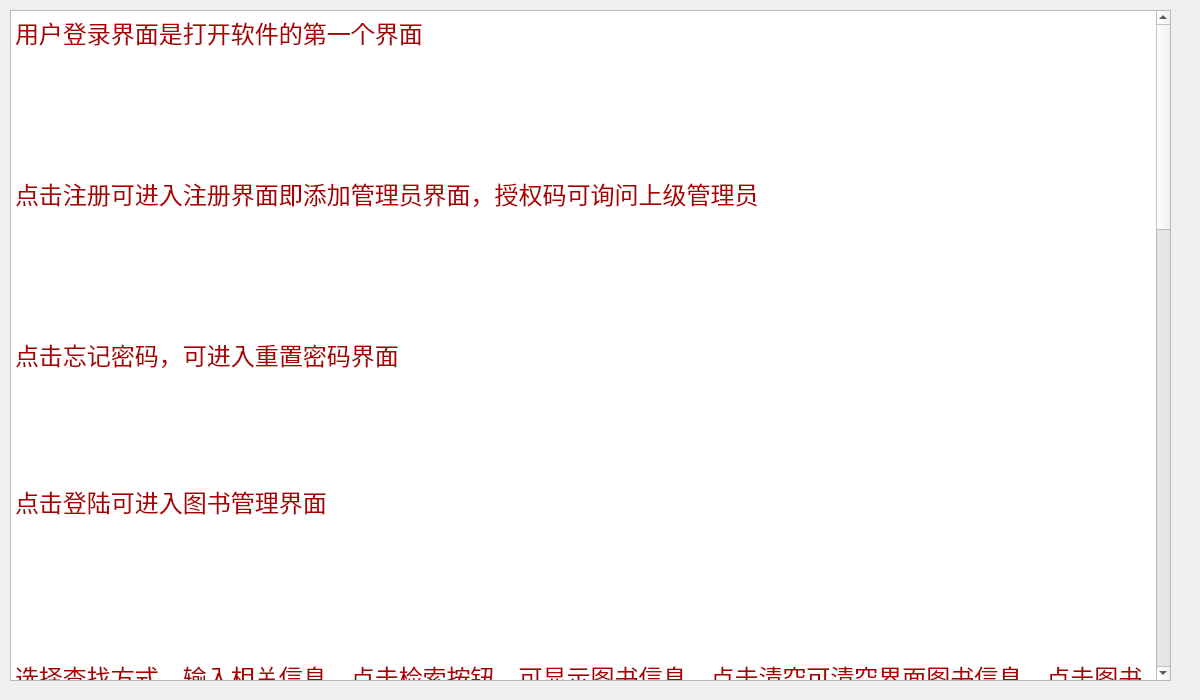
<?xml version="1.0" encoding="UTF-8"?>
<ui version="4.0">
 <class>helptxt</class>
 <widget class="QDialog" name="helptxt">
  <property name="geometry">
   <rect>
    <x>0</x>
    <y>0</y>
    <width>1200</width>
    <height>700</height>
   </rect>
  </property>
  <property name="windowTitle">
   <string>Dialog</string>
  </property>
  <widget class="QTextBrowser" name="textBrowser">
   <property name="geometry">
    <rect>
     <x>10</x>
     <y>10</y>
     <width>1161</width>
     <height>671</height>
    </rect>
   </property>
   <property name="html">
    <string>&lt;!DOCTYPE HTML PUBLIC &quot;-//W3C//DTD HTML 4.0//EN&quot; &quot;http://www.w3.org/TR/REC-html40/strict.dtd&quot;&gt;
&lt;html&gt;&lt;head&gt;&lt;meta name=&quot;qrichtext&quot; content=&quot;1&quot; /&gt;&lt;style type=&quot;text/css&quot;&gt;
p, li { white-space: pre-wrap; }
&lt;/style&gt;&lt;/head&gt;&lt;body style=&quot; font-family:'SimSun'; font-size:9pt; font-weight:400; font-style:normal;&quot;&gt;
&lt;p style=&quot; margin-top:0px; margin-bottom:0px; margin-left:0px; margin-right:0px; -qt-block-indent:0; text-indent:0px;&quot;&gt;&lt;span style=&quot; font-size:18pt; color:#aa0000;&quot;&gt;用户登录界面是打开软件的第一个界面 &lt;/span&gt;&lt;/p&gt;
&lt;p style=&quot;-qt-paragraph-type:empty; margin-top:0px; margin-bottom:0px; margin-left:0px; margin-right:0px; -qt-block-indent:0; text-indent:0px; font-size:18pt; color:#aa0000;&quot;&gt;&lt;br /&gt;&lt;/p&gt;
&lt;p style=&quot;-qt-paragraph-type:empty; margin-top:0px; margin-bottom:0px; margin-left:0px; margin-right:0px; -qt-block-indent:0; text-indent:0px; font-size:18pt; color:#aa0000;&quot;&gt;&lt;br /&gt;&lt;/p&gt;
&lt;p style=&quot; margin-top:0px; margin-bottom:0px; margin-left:0px; margin-right:0px; -qt-block-indent:0; text-indent:0px;&quot;&gt;&lt;img src=&quot;:/image/pictures/主界面.PNG&quot; /&gt;&lt;/p&gt;
&lt;p style=&quot;-qt-paragraph-type:empty; margin-top:0px; margin-bottom:0px; margin-left:0px; margin-right:0px; -qt-block-indent:0; text-indent:0px;&quot;&gt;&lt;br /&gt;&lt;/p&gt;
&lt;p style=&quot;-qt-paragraph-type:empty; margin-top:0px; margin-bottom:0px; margin-left:0px; margin-right:0px; -qt-block-indent:0; text-indent:0px;&quot;&gt;&lt;br /&gt;&lt;/p&gt;
&lt;p style=&quot;-qt-paragraph-type:empty; margin-top:0px; margin-bottom:0px; margin-left:0px; margin-right:0px; -qt-block-indent:0; text-indent:0px; font-size:18pt; color:#aa0000;&quot;&gt;&lt;br /&gt;&lt;/p&gt;
&lt;p style=&quot; margin-top:0px; margin-bottom:0px; margin-left:0px; margin-right:0px; -qt-block-indent:0; text-indent:0px;&quot;&gt;&lt;span style=&quot; font-size:18pt; color:#aa0000;&quot;&gt;点击注册可进入注册界面即添加管理员界面，授权码可询问上级管理员&lt;/span&gt;&lt;/p&gt;
&lt;p style=&quot;-qt-paragraph-type:empty; margin-top:0px; margin-bottom:0px; margin-left:0px; margin-right:0px; -qt-block-indent:0; text-indent:0px; font-size:18pt; color:#aa0000;&quot;&gt;&lt;br /&gt;&lt;/p&gt;
&lt;p style=&quot;-qt-paragraph-type:empty; margin-top:0px; margin-bottom:0px; margin-left:0px; margin-right:0px; -qt-block-indent:0; text-indent:0px; font-size:18pt; color:#aa0000;&quot;&gt;&lt;br /&gt;&lt;/p&gt;
&lt;p style=&quot; margin-top:0px; margin-bottom:0px; margin-left:0px; margin-right:0px; -qt-block-indent:0; text-indent:0px;&quot;&gt;&lt;img src=&quot;:/image/pictures/注册界面.PNG&quot; /&gt;&lt;/p&gt;
&lt;p style=&quot;-qt-paragraph-type:empty; margin-top:0px; margin-bottom:0px; margin-left:0px; margin-right:0px; -qt-block-indent:0; text-indent:0px;&quot;&gt;&lt;br /&gt;&lt;/p&gt;
&lt;p style=&quot;-qt-paragraph-type:empty; margin-top:0px; margin-bottom:0px; margin-left:0px; margin-right:0px; -qt-block-indent:0; text-indent:0px;&quot;&gt;&lt;br /&gt;&lt;/p&gt;
&lt;p style=&quot;-qt-paragraph-type:empty; margin-top:0px; margin-bottom:0px; margin-left:0px; margin-right:0px; -qt-block-indent:0; text-indent:0px; font-size:18pt; color:#aa0000;&quot;&gt;&lt;br /&gt;&lt;/p&gt;
&lt;p style=&quot; margin-top:0px; margin-bottom:0px; margin-left:0px; margin-right:0px; -qt-block-indent:0; text-indent:0px;&quot;&gt;&lt;span style=&quot; font-size:18pt; color:#aa0000;&quot;&gt;点击忘记密码，可进入重置密码界面&lt;/span&gt;&lt;/p&gt;
&lt;p style=&quot;-qt-paragraph-type:empty; margin-top:0px; margin-bottom:0px; margin-left:0px; margin-right:0px; -qt-block-indent:0; text-indent:0px; font-size:18pt; color:#aa0000;&quot;&gt;&lt;br /&gt;&lt;/p&gt;
&lt;p style=&quot;-qt-paragraph-type:empty; margin-top:0px; margin-bottom:0px; margin-left:0px; margin-right:0px; -qt-block-indent:0; text-indent:0px; font-size:18pt; color:#aa0000;&quot;&gt;&lt;br /&gt;&lt;/p&gt;
&lt;p style=&quot; margin-top:0px; margin-bottom:0px; margin-left:0px; margin-right:0px; -qt-block-indent:0; text-indent:0px;&quot;&gt;&lt;img src=&quot;:/image/pictures/忘记密码界面.PNG&quot; /&gt;&lt;/p&gt;
&lt;p style=&quot;-qt-paragraph-type:empty; margin-top:0px; margin-bottom:0px; margin-left:0px; margin-right:0px; -qt-block-indent:0; text-indent:0px;&quot;&gt;&lt;br /&gt;&lt;/p&gt;
&lt;p style=&quot;-qt-paragraph-type:empty; margin-top:0px; margin-bottom:0px; margin-left:0px; margin-right:0px; -qt-block-indent:0; text-indent:0px;&quot;&gt;&lt;br /&gt;&lt;/p&gt;
&lt;p style=&quot;-qt-paragraph-type:empty; margin-top:0px; margin-bottom:0px; margin-left:0px; margin-right:0px; -qt-block-indent:0; text-indent:0px;&quot;&gt;&lt;br /&gt;&lt;/p&gt;
&lt;p style=&quot; margin-top:0px; margin-bottom:0px; margin-left:0px; margin-right:0px; -qt-block-indent:0; text-indent:0px;&quot;&gt;&lt;span style=&quot; font-size:18pt; color:#aa0000;&quot;&gt;点击登陆可进入图书管理界面&lt;/span&gt;&lt;/p&gt;
&lt;p style=&quot;-qt-paragraph-type:empty; margin-top:0px; margin-bottom:0px; margin-left:0px; margin-right:0px; -qt-block-indent:0; text-indent:0px; font-size:18pt; color:#aa0000;&quot;&gt;&lt;br /&gt;&lt;/p&gt;
&lt;p style=&quot;-qt-paragraph-type:empty; margin-top:0px; margin-bottom:0px; margin-left:0px; margin-right:0px; -qt-block-indent:0; text-indent:0px; font-size:18pt; color:#aa0000;&quot;&gt;&lt;br /&gt;&lt;/p&gt;
&lt;p style=&quot; margin-top:0px; margin-bottom:0px; margin-left:0px; margin-right:0px; -qt-block-indent:0; text-indent:0px;&quot;&gt;&lt;img src=&quot;:/image/pictures/系统界面.PNG&quot; /&gt;&lt;/p&gt;
&lt;p style=&quot;-qt-paragraph-type:empty; margin-top:0px; margin-bottom:0px; margin-left:0px; margin-right:0px; -qt-block-indent:0; text-indent:0px; font-size:18pt; color:#aa0000;&quot;&gt;&lt;br /&gt;&lt;/p&gt;
&lt;p style=&quot;-qt-paragraph-type:empty; margin-top:0px; margin-bottom:0px; margin-left:0px; margin-right:0px; -qt-block-indent:0; text-indent:0px;&quot;&gt;&lt;br /&gt;&lt;/p&gt;
&lt;p style=&quot;-qt-paragraph-type:empty; margin-top:0px; margin-bottom:0px; margin-left:0px; margin-right:0px; -qt-block-indent:0; text-indent:0px; font-size:18pt; color:#aa0000;&quot;&gt;&lt;br /&gt;&lt;/p&gt;
&lt;p style=&quot; margin-top:0px; margin-bottom:0px; margin-left:0px; margin-right:0px; -qt-block-indent:0; text-indent:0px;&quot;&gt;&lt;span style=&quot; font-size:18pt; color:#aa0000;&quot;&gt;选择查找方式，输入相关信息，点击检索按钮，可显示图书信息，点击清空可清空界面图书信息，点击图书进行选定，按ctrl可多选，点击借阅按钮可跳转到借阅界面进行借阅，点击续借/归还按钮，可跳转到还书界面，进行图书的归还和续借&lt;/span&gt;&lt;/p&gt;
&lt;p style=&quot;-qt-paragraph-type:empty; margin-top:0px; margin-bottom:0px; margin-left:0px; margin-right:0px; -qt-block-indent:0; text-indent:0px; font-size:18pt; color:#aa0000;&quot;&gt;&lt;br /&gt;&lt;/p&gt;
&lt;p style=&quot;-qt-paragraph-type:empty; margin-top:0px; margin-bottom:0px; margin-left:0px; margin-right:0px; -qt-block-indent:0; text-indent:0px; font-size:18pt; color:#aa0000;&quot;&gt;&lt;br /&gt;&lt;/p&gt;
&lt;p style=&quot;-qt-paragraph-type:empty; margin-top:0px; margin-bottom:0px; margin-left:0px; margin-right:0px; -qt-block-indent:0; text-indent:0px; font-size:18pt; color:#aa0000;&quot;&gt;&lt;br /&gt;&lt;/p&gt;
&lt;p style=&quot;-qt-paragraph-type:empty; margin-top:0px; margin-bottom:0px; margin-left:0px; margin-right:0px; -qt-block-indent:0; text-indent:0px; font-size:18pt; color:#aa0000;&quot;&gt;&lt;br /&gt;&lt;/p&gt;
&lt;p style=&quot; margin-top:0px; margin-bottom:0px; margin-left:0px; margin-right:0px; -qt-block-indent:0; text-indent:0px;&quot;&gt;&lt;img src=&quot;:/image/pictures/借阅界面.PNG&quot; /&gt;&lt;/p&gt;
&lt;p style=&quot;-qt-paragraph-type:empty; margin-top:0px; margin-bottom:0px; margin-left:0px; margin-right:0px; -qt-block-indent:0; text-indent:0px;&quot;&gt;&lt;br /&gt;&lt;/p&gt;
&lt;p style=&quot;-qt-paragraph-type:empty; margin-top:0px; margin-bottom:0px; margin-left:0px; margin-right:0px; -qt-block-indent:0; text-indent:0px;&quot;&gt;&lt;br /&gt;&lt;/p&gt;
&lt;p style=&quot;-qt-paragraph-type:empty; margin-top:0px; margin-bottom:0px; margin-left:0px; margin-right:0px; -qt-block-indent:0; text-indent:0px;&quot;&gt;&lt;br /&gt;&lt;/p&gt;
&lt;p style=&quot;-qt-paragraph-type:empty; margin-top:0px; margin-bottom:0px; margin-left:0px; margin-right:0px; -qt-block-indent:0; text-indent:0px;&quot;&gt;&lt;br /&gt;&lt;/p&gt;
&lt;p style=&quot;-qt-paragraph-type:empty; margin-top:0px; margin-bottom:0px; margin-left:0px; margin-right:0px; -qt-block-indent:0; text-indent:0px;&quot;&gt;&lt;br /&gt;&lt;/p&gt;
&lt;p style=&quot;-qt-paragraph-type:empty; margin-top:0px; margin-bottom:0px; margin-left:0px; margin-right:0px; -qt-block-indent:0; text-indent:0px;&quot;&gt;&lt;br /&gt;&lt;/p&gt;
&lt;p style=&quot;-qt-paragraph-type:empty; margin-top:0px; margin-bottom:0px; margin-left:0px; margin-right:0px; -qt-block-indent:0; text-indent:0px;&quot;&gt;&lt;br /&gt;&lt;/p&gt;
&lt;p style=&quot; margin-top:0px; margin-bottom:0px; margin-left:0px; margin-right:0px; -qt-block-indent:0; text-indent:0px;&quot;&gt;&lt;img src=&quot;:/image/pictures/借阅成功.PNG&quot; /&gt;&lt;/p&gt;
&lt;p style=&quot;-qt-paragraph-type:empty; margin-top:0px; margin-bottom:0px; margin-left:0px; margin-right:0px; -qt-block-indent:0; text-indent:0px;&quot;&gt;&lt;br /&gt;&lt;/p&gt;
&lt;p style=&quot;-qt-paragraph-type:empty; margin-top:0px; margin-bottom:0px; margin-left:0px; margin-right:0px; -qt-block-indent:0; text-indent:0px;&quot;&gt;&lt;br /&gt;&lt;/p&gt;
&lt;p style=&quot;-qt-paragraph-type:empty; margin-top:0px; margin-bottom:0px; margin-left:0px; margin-right:0px; -qt-block-indent:0; text-indent:0px;&quot;&gt;&lt;br /&gt;&lt;/p&gt;
&lt;p style=&quot;-qt-paragraph-type:empty; margin-top:0px; margin-bottom:0px; margin-left:0px; margin-right:0px; -qt-block-indent:0; text-indent:0px;&quot;&gt;&lt;br /&gt;&lt;/p&gt;
&lt;p style=&quot;-qt-paragraph-type:empty; margin-top:0px; margin-bottom:0px; margin-left:0px; margin-right:0px; -qt-block-indent:0; text-indent:0px;&quot;&gt;&lt;br /&gt;&lt;/p&gt;
&lt;p style=&quot;-qt-paragraph-type:empty; margin-top:0px; margin-bottom:0px; margin-left:0px; margin-right:0px; -qt-block-indent:0; text-indent:0px;&quot;&gt;&lt;br /&gt;&lt;/p&gt;
&lt;p style=&quot;-qt-paragraph-type:empty; margin-top:0px; margin-bottom:0px; margin-left:0px; margin-right:0px; -qt-block-indent:0; text-indent:0px;&quot;&gt;&lt;br /&gt;&lt;/p&gt;
&lt;p style=&quot;-qt-paragraph-type:empty; margin-top:0px; margin-bottom:0px; margin-left:0px; margin-right:0px; -qt-block-indent:0; text-indent:0px;&quot;&gt;&lt;br /&gt;&lt;/p&gt;
&lt;p style=&quot; margin-top:0px; margin-bottom:0px; margin-left:0px; margin-right:0px; -qt-block-indent:0; text-indent:0px;&quot;&gt;&lt;img src=&quot;:/image/pictures/归还界面.PNG&quot; /&gt;&lt;/p&gt;
&lt;p style=&quot;-qt-paragraph-type:empty; margin-top:0px; margin-bottom:0px; margin-left:0px; margin-right:0px; -qt-block-indent:0; text-indent:0px;&quot;&gt;&lt;br /&gt;&lt;/p&gt;
&lt;p style=&quot;-qt-paragraph-type:empty; margin-top:0px; margin-bottom:0px; margin-left:0px; margin-right:0px; -qt-block-indent:0; text-indent:0px;&quot;&gt;&lt;br /&gt;&lt;/p&gt;
&lt;p style=&quot;-qt-paragraph-type:empty; margin-top:0px; margin-bottom:0px; margin-left:0px; margin-right:0px; -qt-block-indent:0; text-indent:0px;&quot;&gt;&lt;br /&gt;&lt;/p&gt;
&lt;p style=&quot;-qt-paragraph-type:empty; margin-top:0px; margin-bottom:0px; margin-left:0px; margin-right:0px; -qt-block-indent:0; text-indent:0px;&quot;&gt;&lt;br /&gt;&lt;/p&gt;
&lt;p style=&quot;-qt-paragraph-type:empty; margin-top:0px; margin-bottom:0px; margin-left:0px; margin-right:0px; -qt-block-indent:0; text-indent:0px;&quot;&gt;&lt;br /&gt;&lt;/p&gt;
&lt;p style=&quot;-qt-paragraph-type:empty; margin-top:0px; margin-bottom:0px; margin-left:0px; margin-right:0px; -qt-block-indent:0; text-indent:0px;&quot;&gt;&lt;br /&gt;&lt;/p&gt;
&lt;p style=&quot;-qt-paragraph-type:empty; margin-top:0px; margin-bottom:0px; margin-left:0px; margin-right:0px; -qt-block-indent:0; text-indent:0px;&quot;&gt;&lt;br /&gt;&lt;/p&gt;
&lt;p style=&quot;-qt-paragraph-type:empty; margin-top:0px; margin-bottom:0px; margin-left:0px; margin-right:0px; -qt-block-indent:0; text-indent:0px;&quot;&gt;&lt;br /&gt;&lt;/p&gt;
&lt;p style=&quot;-qt-paragraph-type:empty; margin-top:0px; margin-bottom:0px; margin-left:0px; margin-right:0px; -qt-block-indent:0; text-indent:0px; font-size:18pt; color:#aa0000;&quot;&gt;&lt;br /&gt;&lt;/p&gt;
&lt;p style=&quot; margin-top:0px; margin-bottom:0px; margin-left:0px; margin-right:0px; -qt-block-indent:0; text-indent:0px;&quot;&gt;&lt;img src=&quot;:/image/pictures/归还成功界面.PNG&quot; /&gt;&lt;/p&gt;
&lt;p style=&quot;-qt-paragraph-type:empty; margin-top:0px; margin-bottom:0px; margin-left:0px; margin-right:0px; -qt-block-indent:0; text-indent:0px;&quot;&gt;&lt;br /&gt;&lt;/p&gt;
&lt;p style=&quot;-qt-paragraph-type:empty; margin-top:0px; margin-bottom:0px; margin-left:0px; margin-right:0px; -qt-block-indent:0; text-indent:0px;&quot;&gt;&lt;br /&gt;&lt;/p&gt;
&lt;p style=&quot;-qt-paragraph-type:empty; margin-top:0px; margin-bottom:0px; margin-left:0px; margin-right:0px; -qt-block-indent:0; text-indent:0px;&quot;&gt;&lt;br /&gt;&lt;/p&gt;
&lt;p style=&quot;-qt-paragraph-type:empty; margin-top:0px; margin-bottom:0px; margin-left:0px; margin-right:0px; -qt-block-indent:0; text-indent:0px;&quot;&gt;&lt;br /&gt;&lt;/p&gt;
&lt;p style=&quot;-qt-paragraph-type:empty; margin-top:0px; margin-bottom:0px; margin-left:0px; margin-right:0px; -qt-block-indent:0; text-indent:0px;&quot;&gt;&lt;br /&gt;&lt;/p&gt;
&lt;p style=&quot; margin-top:0px; margin-bottom:0px; margin-left:0px; margin-right:0px; -qt-block-indent:0; text-indent:0px;&quot;&gt;&lt;span style=&quot; font-size:18pt; color:#aa0000;&quot;&gt;在主界面点击修改信息，可进行管理员、读者的信息增删改查。&lt;/span&gt;&lt;/p&gt;
&lt;p style=&quot;-qt-paragraph-type:empty; margin-top:0px; margin-bottom:0px; margin-left:0px; margin-right:0px; -qt-block-indent:0; text-indent:0px; font-size:18pt; color:#aa0000;&quot;&gt;&lt;br /&gt;&lt;/p&gt;
&lt;p style=&quot;-qt-paragraph-type:empty; margin-top:0px; margin-bottom:0px; margin-left:0px; margin-right:0px; -qt-block-indent:0; text-indent:0px; font-size:18pt; color:#aa0000;&quot;&gt;&lt;br /&gt;&lt;/p&gt;
&lt;p style=&quot;-qt-paragraph-type:empty; margin-top:0px; margin-bottom:0px; margin-left:0px; margin-right:0px; -qt-block-indent:0; text-indent:0px; font-size:18pt; color:#aa0000;&quot;&gt;&lt;br /&gt;&lt;/p&gt;
&lt;p style=&quot; margin-top:0px; margin-bottom:0px; margin-left:0px; margin-right:0px; -qt-block-indent:0; text-indent:0px;&quot;&gt;&lt;img src=&quot;:/image/pictures/添加图书界面.PNG&quot; /&gt;&lt;/p&gt;
&lt;p style=&quot;-qt-paragraph-type:empty; margin-top:0px; margin-bottom:0px; margin-left:0px; margin-right:0px; -qt-block-indent:0; text-indent:0px;&quot;&gt;&lt;br /&gt;&lt;/p&gt;
&lt;p style=&quot;-qt-paragraph-type:empty; margin-top:0px; margin-bottom:0px; margin-left:0px; margin-right:0px; -qt-block-indent:0; text-indent:0px;&quot;&gt;&lt;br /&gt;&lt;/p&gt;
&lt;p style=&quot;-qt-paragraph-type:empty; margin-top:0px; margin-bottom:0px; margin-left:0px; margin-right:0px; -qt-block-indent:0; text-indent:0px;&quot;&gt;&lt;br /&gt;&lt;/p&gt;
&lt;p style=&quot;-qt-paragraph-type:empty; margin-top:0px; margin-bottom:0px; margin-left:0px; margin-right:0px; -qt-block-indent:0; text-indent:0px;&quot;&gt;&lt;br /&gt;&lt;/p&gt;
&lt;p style=&quot;-qt-paragraph-type:empty; margin-top:0px; margin-bottom:0px; margin-left:0px; margin-right:0px; -qt-block-indent:0; text-indent:0px;&quot;&gt;&lt;br /&gt;&lt;/p&gt;
&lt;p style=&quot;-qt-paragraph-type:empty; margin-top:0px; margin-bottom:0px; margin-left:0px; margin-right:0px; -qt-block-indent:0; text-indent:0px;&quot;&gt;&lt;br /&gt;&lt;/p&gt;
&lt;p style=&quot;-qt-paragraph-type:empty; margin-top:0px; margin-bottom:0px; margin-left:0px; margin-right:0px; -qt-block-indent:0; text-indent:0px;&quot;&gt;&lt;br /&gt;&lt;/p&gt;
&lt;p style=&quot;-qt-paragraph-type:empty; margin-top:0px; margin-bottom:0px; margin-left:0px; margin-right:0px; -qt-block-indent:0; text-indent:0px;&quot;&gt;&lt;br /&gt;&lt;/p&gt;
&lt;p style=&quot; margin-top:0px; margin-bottom:0px; margin-left:0px; margin-right:0px; -qt-block-indent:0; text-indent:0px;&quot;&gt;&lt;img src=&quot;:/image/pictures/添加读者界面.PNG&quot; /&gt;&lt;/p&gt;
&lt;p style=&quot;-qt-paragraph-type:empty; margin-top:0px; margin-bottom:0px; margin-left:0px; margin-right:0px; -qt-block-indent:0; text-indent:0px;&quot;&gt;&lt;br /&gt;&lt;/p&gt;
&lt;p style=&quot;-qt-paragraph-type:empty; margin-top:0px; margin-bottom:0px; margin-left:0px; margin-right:0px; -qt-block-indent:0; text-indent:0px;&quot;&gt;&lt;br /&gt;&lt;/p&gt;
&lt;p style=&quot;-qt-paragraph-type:empty; margin-top:0px; margin-bottom:0px; margin-left:0px; margin-right:0px; -qt-block-indent:0; text-indent:0px;&quot;&gt;&lt;br /&gt;&lt;/p&gt;
&lt;p style=&quot;-qt-paragraph-type:empty; margin-top:0px; margin-bottom:0px; margin-left:0px; margin-right:0px; -qt-block-indent:0; text-indent:0px;&quot;&gt;&lt;br /&gt;&lt;/p&gt;
&lt;p style=&quot;-qt-paragraph-type:empty; margin-top:0px; margin-bottom:0px; margin-left:0px; margin-right:0px; -qt-block-indent:0; text-indent:0px;&quot;&gt;&lt;br /&gt;&lt;/p&gt;
&lt;p style=&quot;-qt-paragraph-type:empty; margin-top:0px; margin-bottom:0px; margin-left:0px; margin-right:0px; -qt-block-indent:0; text-indent:0px;&quot;&gt;&lt;br /&gt;&lt;/p&gt;
&lt;p style=&quot;-qt-paragraph-type:empty; margin-top:0px; margin-bottom:0px; margin-left:0px; margin-right:0px; -qt-block-indent:0; text-indent:0px;&quot;&gt;&lt;br /&gt;&lt;/p&gt;
&lt;p style=&quot;-qt-paragraph-type:empty; margin-top:0px; margin-bottom:0px; margin-left:0px; margin-right:0px; -qt-block-indent:0; text-indent:0px;&quot;&gt;&lt;br /&gt;&lt;/p&gt;
&lt;p style=&quot; margin-top:0px; margin-bottom:0px; margin-left:0px; margin-right:0px; -qt-block-indent:0; text-indent:0px;&quot;&gt;&lt;img src=&quot;:/image/pictures/成功修改读者界面.PNG&quot; /&gt;&lt;/p&gt;
&lt;p style=&quot;-qt-paragraph-type:empty; margin-top:0px; margin-bottom:0px; margin-left:0px; margin-right:0px; -qt-block-indent:0; text-indent:0px;&quot;&gt;&lt;br /&gt;&lt;/p&gt;
&lt;p style=&quot;-qt-paragraph-type:empty; margin-top:0px; margin-bottom:0px; margin-left:0px; margin-right:0px; -qt-block-indent:0; text-indent:0px;&quot;&gt;&lt;br /&gt;&lt;/p&gt;
&lt;p style=&quot;-qt-paragraph-type:empty; margin-top:0px; margin-bottom:0px; margin-left:0px; margin-right:0px; -qt-block-indent:0; text-indent:0px;&quot;&gt;&lt;br /&gt;&lt;/p&gt;
&lt;p style=&quot;-qt-paragraph-type:empty; margin-top:0px; margin-bottom:0px; margin-left:0px; margin-right:0px; -qt-block-indent:0; text-indent:0px;&quot;&gt;&lt;br /&gt;&lt;/p&gt;
&lt;p style=&quot;-qt-paragraph-type:empty; margin-top:0px; margin-bottom:0px; margin-left:0px; margin-right:0px; -qt-block-indent:0; text-indent:0px;&quot;&gt;&lt;br /&gt;&lt;/p&gt;
&lt;p style=&quot;-qt-paragraph-type:empty; margin-top:0px; margin-bottom:0px; margin-left:0px; margin-right:0px; -qt-block-indent:0; text-indent:0px;&quot;&gt;&lt;br /&gt;&lt;/p&gt;
&lt;p style=&quot;-qt-paragraph-type:empty; margin-top:0px; margin-bottom:0px; margin-left:0px; margin-right:0px; -qt-block-indent:0; text-indent:0px;&quot;&gt;&lt;br /&gt;&lt;/p&gt;
&lt;p style=&quot;-qt-paragraph-type:empty; margin-top:0px; margin-bottom:0px; margin-left:0px; margin-right:0px; -qt-block-indent:0; text-indent:0px;&quot;&gt;&lt;br /&gt;&lt;/p&gt;
&lt;p style=&quot; margin-top:0px; margin-bottom:0px; margin-left:0px; margin-right:0px; -qt-block-indent:0; text-indent:0px;&quot;&gt;&lt;img src=&quot;:/image/pictures/成功删除图书界面.PNG&quot; /&gt;&lt;/p&gt;
&lt;p style=&quot;-qt-paragraph-type:empty; margin-top:0px; margin-bottom:0px; margin-left:0px; margin-right:0px; -qt-block-indent:0; text-indent:0px;&quot;&gt;&lt;br /&gt;&lt;/p&gt;
&lt;p style=&quot;-qt-paragraph-type:empty; margin-top:0px; margin-bottom:0px; margin-left:0px; margin-right:0px; -qt-block-indent:0; text-indent:0px;&quot;&gt;&lt;br /&gt;&lt;/p&gt;
&lt;p style=&quot;-qt-paragraph-type:empty; margin-top:0px; margin-bottom:0px; margin-left:0px; margin-right:0px; -qt-block-indent:0; text-indent:0px;&quot;&gt;&lt;br /&gt;&lt;/p&gt;
&lt;p style=&quot;-qt-paragraph-type:empty; margin-top:0px; margin-bottom:0px; margin-left:0px; margin-right:0px; -qt-block-indent:0; text-indent:0px;&quot;&gt;&lt;br /&gt;&lt;/p&gt;
&lt;p style=&quot;-qt-paragraph-type:empty; margin-top:0px; margin-bottom:0px; margin-left:0px; margin-right:0px; -qt-block-indent:0; text-indent:0px; font-size:36pt; color:#aa0000;&quot;&gt;&lt;br /&gt;&lt;/p&gt;
&lt;p style=&quot; margin-top:0px; margin-bottom:0px; margin-left:0px; margin-right:0px; -qt-block-indent:0; text-indent:0px;&quot;&gt;&lt;span style=&quot; font-size:36pt; font-weight:600; font-style:italic; text-decoration: underline; color:#aa0000;&quot;&gt;如果还有问题可联系管理员解决，谢谢！&lt;/span&gt;&lt;/p&gt;
&lt;p style=&quot;-qt-paragraph-type:empty; margin-top:0px; margin-bottom:0px; margin-left:0px; margin-right:0px; -qt-block-indent:0; text-indent:0px; font-size:18pt; color:#aa0000;&quot;&gt;&lt;br /&gt;&lt;/p&gt;
&lt;p style=&quot;-qt-paragraph-type:empty; margin-top:0px; margin-bottom:0px; margin-left:0px; margin-right:0px; -qt-block-indent:0; text-indent:0px; font-size:18pt; color:#aa0000;&quot;&gt;&lt;br /&gt;&lt;/p&gt;&lt;/body&gt;&lt;/html&gt;</string>
   </property>
  </widget>
 </widget>
 <resources/>
 <connections/>
</ui>
